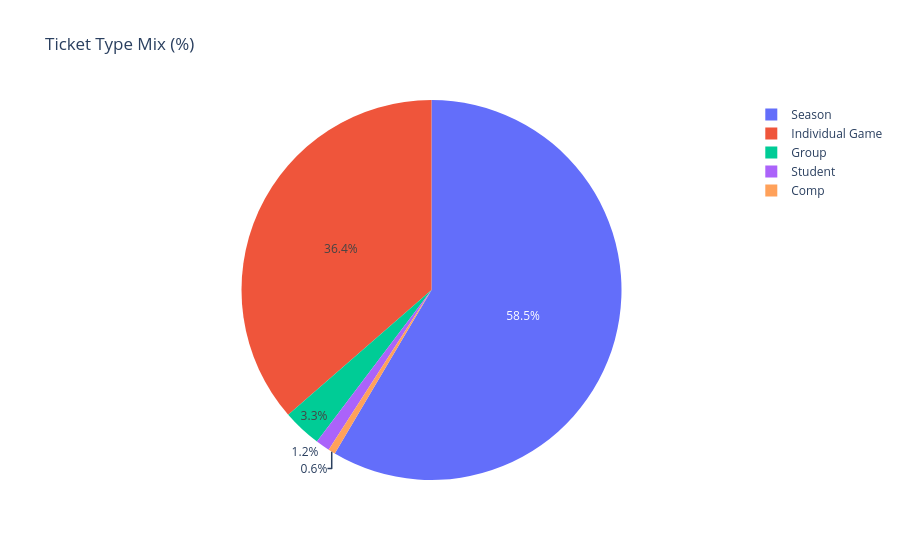

The code cell stored with this chart in its notebook:
### Code cell
ticket_type_summary = ticket_sales['TicketType'].value_counts(normalize=True).mul(100).round(1)
fig = px.pie(values=ticket_type_summary.values, names=ticket_type_summary.index,
             title='Ticket Type Mix (%)')
fig.show()

### Figure 1 — Plotly figure (JSON) as saved in the notebook; plotly's stock layout.template omitted (floating-point values rounded to 4 significant figures)
{"data": [{"domain": {"x": [0.0, 1.0], "y": [0.0, 1.0]}, "hovertemplate": "label=%{label}<br>value=%{value}<extra></extra>", "labels": ["Season", "Individual Game", "Group", "Student", "Comp"], "legendgroup": "", "name": "", "showlegend": true, "type": "pie", "values": [58.5, 36.4, 3.3, 1.2, 0.6]}], "layout": {"legend": {"tracegroupgap": 0}, "title": {"text": "Ticket Type Mix (%)"}}}
